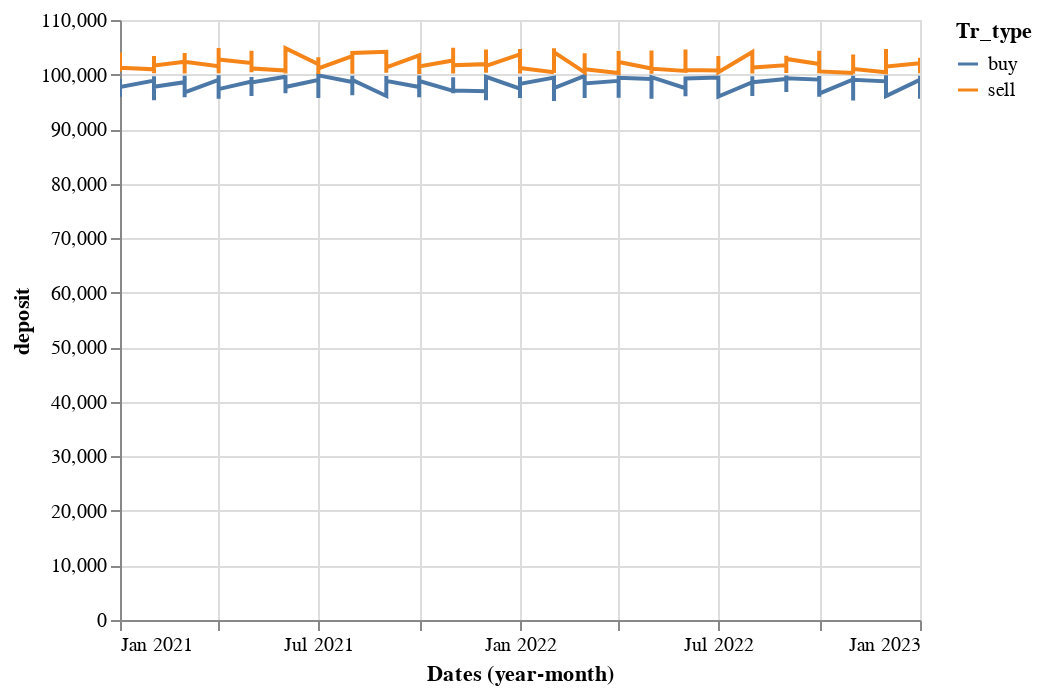

Notebook code for this chart:
### Code cell
input_dropdown = alt.binding_select(options=['gold','iron','nickel','silver'], name='Asset')
selection = alt.selection_single(fields=['Assets'], bind=input_dropdown)
alt.Chart(df).mark_line().encode( 
    x='yearmonth(Dates):T',
    y = 'deposit',  color = 'Tr_type',
    tooltip = 'Balance').add_selection(
  selection
).interactive()

### Figure 1 — Vega-Lite specification as saved in the notebook (floating-point values rounded to 4 significant figures; data arrays with more than 128 entries replaced by an {"elided": "..."} marker saying what was removed)
{"config": {"view": {"continuousWidth": 400, "continuousHeight": 300}}, "data": {"name": "data-5edddd422d2bc58d3902e396aab7e2b0"}, "mark": "line", "encoding": {"color": {"field": "Tr_type", "type": "nominal"}, "tooltip": {"field": "Balance", "type": "quantitative"}, "x": {"field": "Dates", "timeUnit": "yearmonth", "type": "temporal"}, "y": {"field": "deposit", "type": "quantitative"}}, "selection": {"selector011": {"type": "single", "fields": ["Assets"], "bind": {"input": "select", "options": ["gold", "iron", "nickel", "silver"], "name": "Asset"}}, "selector012": {"type": "interval", "bind": "scales", "encodings": ["x", "y"]}}, "$schema": "https://vega.github.io/schema/vega-lite/v4.17.0.json", "datasets": {"data-5edddd422d2bc58d3902e396aab7e2b0": {"elided": "1000 records"}}}
